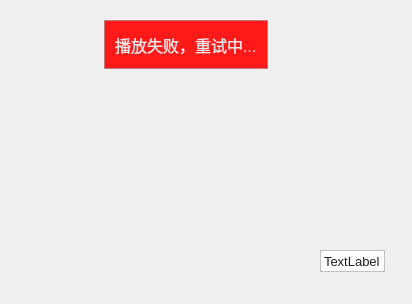
<?xml version="1.0" encoding="UTF-8"?>
<ui version="4.0">
 <class>ShowVideoWidget</class>
 <widget class="QWidget" name="ShowVideoWidget">
  <property name="geometry">
   <rect>
    <x>0</x>
    <y>0</y>
    <width>412</width>
    <height>304</height>
   </rect>
  </property>
  <property name="mouseTracking">
   <bool>true</bool>
  </property>
  <property name="focusPolicy">
   <enum>Qt::ClickFocus</enum>
  </property>
  <property name="windowTitle">
   <string>Form</string>
  </property>
  <layout class="QVBoxLayout" name="verticalLayout">
   <property name="spacing">
    <number>0</number>
   </property>
   <property name="leftMargin">
    <number>0</number>
   </property>
   <property name="topMargin">
    <number>0</number>
   </property>
   <property name="rightMargin">
    <number>0</number>
   </property>
   <property name="bottomMargin">
    <number>0</number>
   </property>
   <item>
    <widget class="QWidget" name="widget_back" native="true">
     <property name="styleSheet">
      <string notr="true">QWidget#widget_back
{
border:1px solid rgba(74, 108, 155, 0);
border-radius:2px;
	background-color: rgba(74, 108, 155, 0);
}

</string>
     </property>
     <widget class="QWidget" name="widget_name" native="true">
      <property name="geometry">
       <rect>
        <x>20</x>
        <y>250</y>
        <width>371</width>
        <height>22</height>
       </rect>
      </property>
      <property name="styleSheet">
       <string notr="true">QWidget#widget_name
{
	background-color: rgba(220, 255, 193, 0);
}
</string>
      </property>
      <layout class="QHBoxLayout" name="horizontalLayout">
       <property name="topMargin">
        <number>0</number>
       </property>
       <property name="rightMargin">
        <number>6</number>
       </property>
       <property name="bottomMargin">
        <number>0</number>
       </property>
       <item>
        <spacer name="horizontalSpacer">
         <property name="orientation">
          <enum>Qt::Horizontal</enum>
         </property>
         <property name="sizeHint" stdset="0">
          <size>
           <width>62</width>
           <height>20</height>
          </size>
         </property>
        </spacer>
       </item>
       <item>
        <widget class="QLabel" name="label_name">
         <property name="maximumSize">
          <size>
           <width>200</width>
           <height>16777215</height>
          </size>
         </property>
         <property name="styleSheet">
          <string notr="true">	font-family: &quot;微软雅黑&quot;;
	color:rgb(33,33,33);
	font-size: 13px;
border:1px solid rgba(102, 102, 102, 92);
	border-radius:1px;
	
background-color: rgb(255, 255, 255);
	
	</string>
         </property>
         <property name="text">
          <string>TextLabel</string>
         </property>
        </widget>
       </item>
      </layout>
     </widget>
     <widget class="QWidget" name="widget_erro" native="true">
      <property name="geometry">
       <rect>
        <x>20</x>
        <y>20</y>
        <width>331</width>
        <height>49</height>
       </rect>
      </property>
      <property name="styleSheet">
       <string notr="true">QWidget#widget_erro
{
	background-color: rgba(220, 255, 193, 0);
}
</string>
      </property>
      <layout class="QHBoxLayout" name="horizontalLayout_2">
       <item>
        <spacer name="horizontalSpacer_2">
         <property name="orientation">
          <enum>Qt::Horizontal</enum>
         </property>
         <property name="sizeHint" stdset="0">
          <size>
           <width>63</width>
           <height>20</height>
          </size>
         </property>
        </spacer>
       </item>
       <item>
        <widget class="QLabel" name="label_erro">
         <property name="styleSheet">
          <string notr="true">	font-family: &quot;微软雅黑&quot;;
	color:rgb(233,233,233);
	font-size: 16px;
border:1px solid rgba(102, 102, 102, 92);
	border-radius:1px;
	padding-left:6px;
padding-right:6px;
background-color: rgb(255, 25, 25);
	
	</string>
         </property>
         <property name="text">
          <string>播放失败，重试中...</string>
         </property>
        </widget>
       </item>
       <item>
        <spacer name="horizontalSpacer_3">
         <property name="orientation">
          <enum>Qt::Horizontal</enum>
         </property>
         <property name="sizeHint" stdset="0">
          <size>
           <width>63</width>
           <height>20</height>
          </size>
         </property>
        </spacer>
       </item>
      </layout>
     </widget>
     <widget class="QPushButton" name="pushButton_close">
      <property name="geometry">
       <rect>
        <x>310</x>
        <y>230</y>
        <width>40</width>
        <height>21</height>
       </rect>
      </property>
      <property name="cursor">
       <cursorShape>PointingHandCursor</cursorShape>
      </property>
      <property name="styleSheet">
       <string notr="true">QPushButton{ 
image: url(:/image/closebtn_3.png);
background-color:rgba(200,80,6,0);  
border-radius:18px; 
color: rgb(255, 255, 255);
font-size:16px;
font-family:&quot;微软雅黑&quot;
} 
QPushButton:hover{ 
background-color:rgb(200,80,6); 
} 
QPushButton:pressed{ 
background-color:rgb(200,80,6);  
}
</string>
      </property>
      <property name="text">
       <string/>
      </property>
     </widget>
    </widget>
   </item>
  </layout>
 </widget>
 <resources/>
 <connections/>
</ui>
